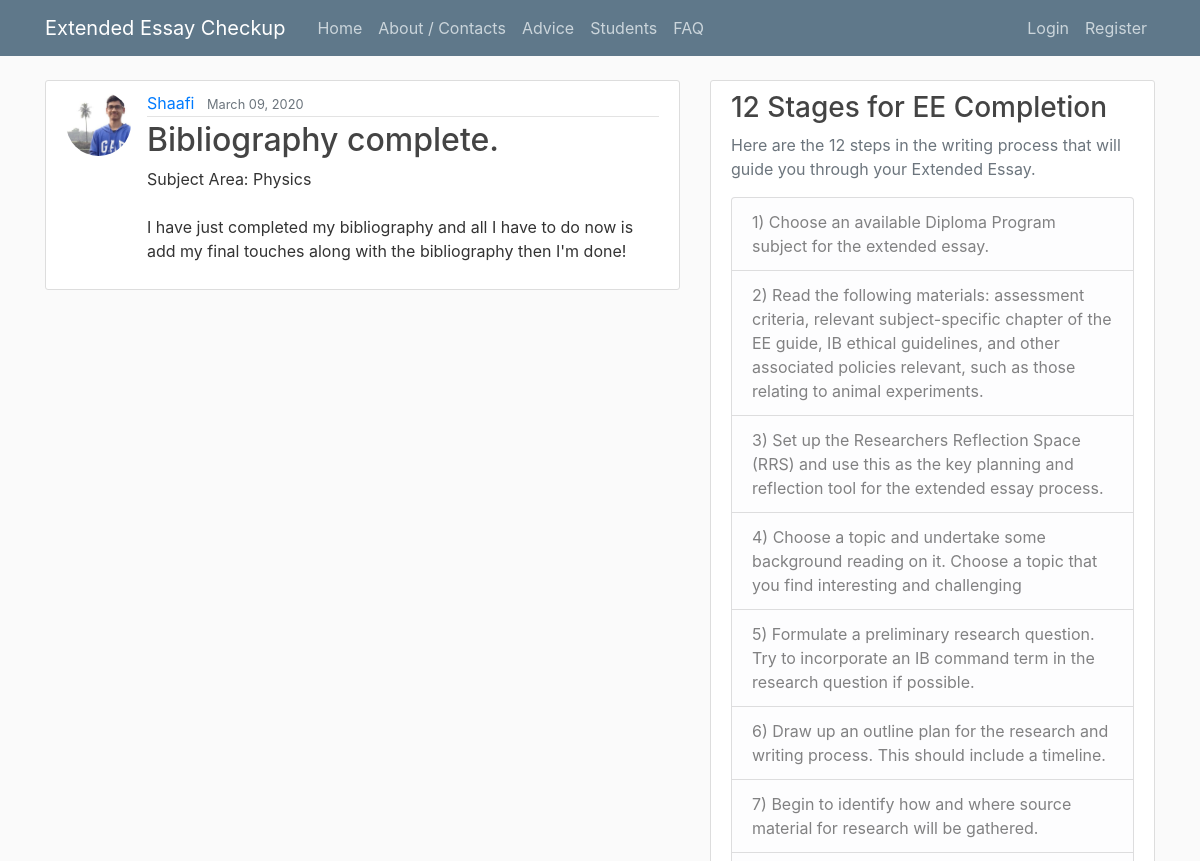
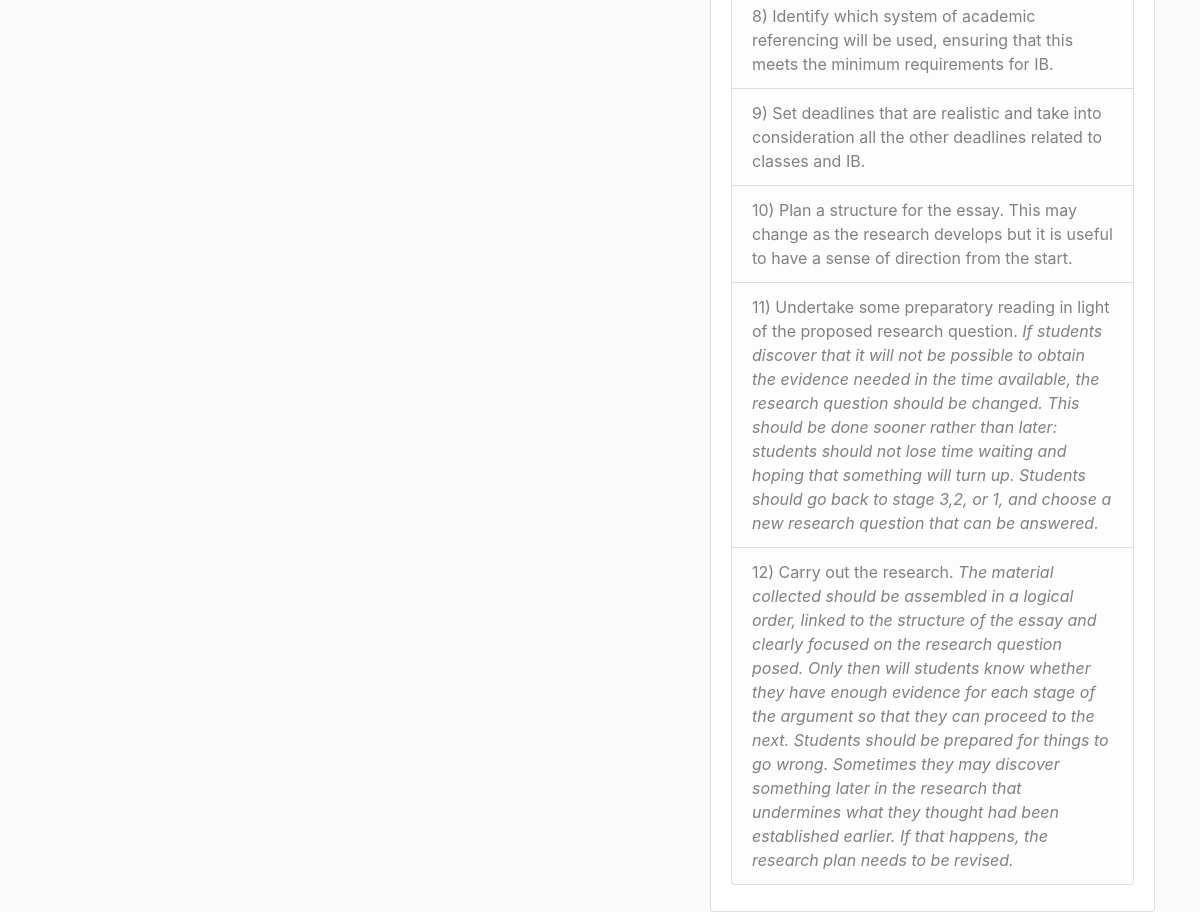
The app's page /post/2/ with its own data (2 pictures, top to bottom).
### checkup/models.py (models this page shows, shortened)
class Post(models.Model):
    title = models.CharField(max_length=100)
    content = models.TextField()
    date_posted = models.DateTimeField(default=timezone.now)
    author = models.ForeignKey(User, on_delete=models.CASCADE)

### users/models.py (models this page shows, shortened)
class Profile(models.Model):
    user = models.OneToOneField(User, on_delete=models.CASCADE)
    image = models.ImageField(default='default.jpg', upload_to='profile_pics')

### checkup/views.py (the view)
# urls.py: path('post/<int:pk>/', PostDetailView.as_view(), name='post-detail'),
class PostDetailView(DetailView):
    model = Post

### checkup/templates/checkup/post_detail.html (shortened to what this page needs)
{% extends "checkup/base.html" %}
{% block content %}
  <article class="media content-section">
    <img class="rounded-circle article-img" src="{{ object.author.profile.image.url }}">
    <div class="media-body">
      <div class="article-metadata">
        <a class="mr-2" href="{% url 'user-posts' object.author.username %}">{{ object.author }}</a>
        <small class="text-muted">{{ object.date_posted|date:"F d, Y" }}</small>
      </div>
      <h2 class="article-title">{{ object.title }}</h2>
      <p class="article-content">{{ object.content }}</p>
    </div>
  </article>
{% endblock content %}

### checkup/static/checkup/main.css (style rules this page uses)
body { background: #fafafa; color: #333333; margin-top: 5rem; }
h1, h2, h3, h4, h5, h6 { color: #444444; }
.content-section { background: #ffffff; padding: 10px 20px; border: 1px solid #dddddd; border-radius: 3px; margin-bottom: 20px; }
.article-title { color: #444444; }
.article-content { white-space: pre-line; }
.article-img { height: 65px; width: 65px; margin-right: 16px; }
.article-metadata { padding-bottom: 1px; margin-bottom: 4px; border-bottom: 1px solid #e3e3e3 }

### records on screen
Post: author.profile.image (picture), author "Shaafi", date_posted "March 09, 2020", title "Bibliography complete.", content "Subject Area: Physics I have just completed my bibliography and all I have to do now is add my final touches along with the bibliography then I'm done!"
